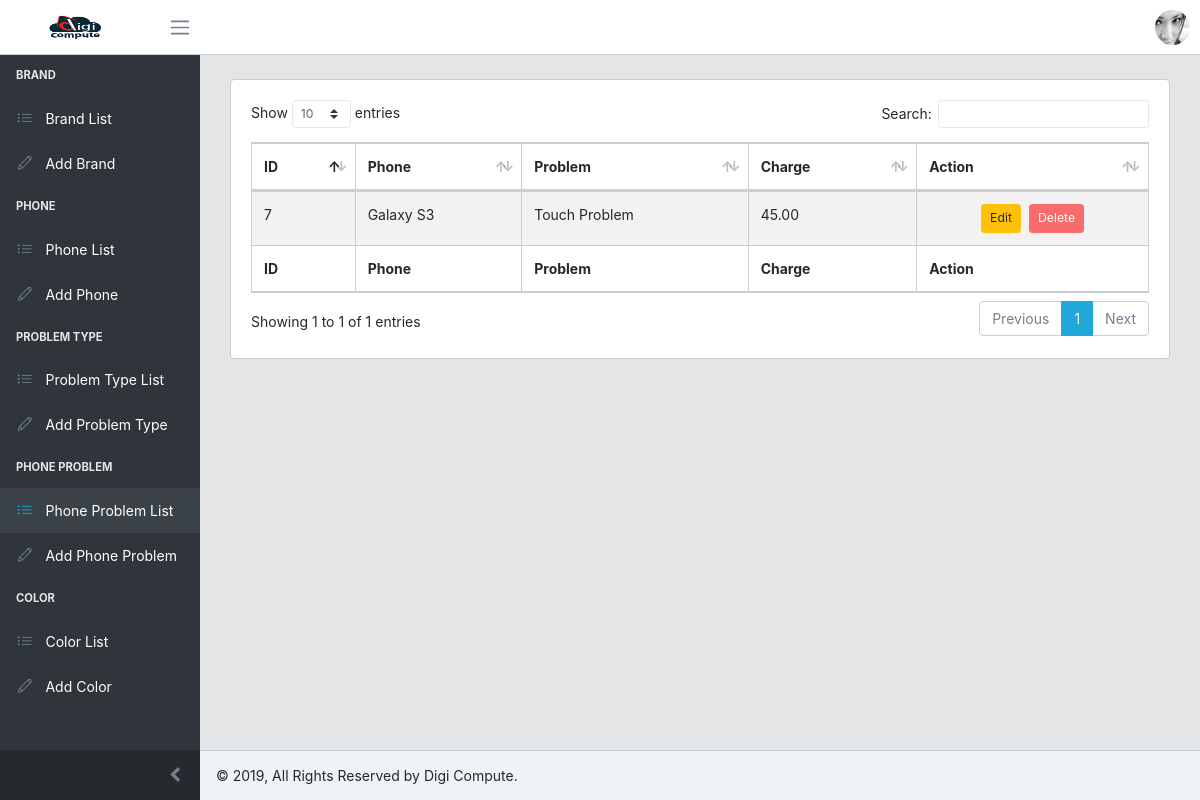
/dashboard/phone_problems/ (signed in), run on the app's committed database.
### repair/models.py (models this page shows, shortened)
class PhoneProblem(models.Model):
    phone = models.ForeignKey('Phone', on_delete=models.CASCADE)
    problem = models.ForeignKey('Problem', on_delete=models.CASCADE)
    charge = models.DecimalField(max_digits=10, decimal_places=2)

class Phone(models.Model):
    name = models.CharField(max_length=50, unique=True)
    brand = models.ForeignKey('Brand', on_delete=models.CASCADE)
    image = models.ImageField(upload_to='phone_images')
    def __str__(self):
        return self.name

class Problem(models.Model):
    name = models.CharField(max_length=50, unique=True)
    description = models.TextField(null=True, blank=True)
    def __str__(self):
        return self.name

### repair/views.py (the view)
# urls.py: path('dashboard/phone_problems/', views.DashboardPhoneProblemListView.as_view(), name='dashboard_phone_problem_list'),
class DashboardPhoneProblemListView(ListView):
    model = PhoneProblem
    template_name = 'repair/dashboard_phone_problem_list.html'

### repair/templates/repair/dashboard_phone_problem_list.html (shortened to what this page needs)
{% extends 'admin_base.html' %}
{% load static %}
{% block content %}
    <div class="card mt-4">
        <div class="card-body">
            <table id="example" class="table table-striped table-bordered" style="width:100%">
        <thead>
            <tr>
                <th>ID</th>
                <th>Phone</th>
                <th>Problem</th>
                <th>Charge</th>
                <th>Action</th>
            </tr>
        </thead>
        <tbody>
            {% for phone_problem in object_list %}
            <tr>
                <td>{{ phone_problem.id }}</td>
                <td>{{ phone_problem.phone }}</td>
                <td>{{ phone_problem.problem }}</td>
                <td>{{ phone_problem.charge }}</td>
                <td class="text-center"><form action="" method="POST">{% csrf_token %}<a href="" class="btn btn-sm btn-warning mr-2">Edit</a><button class="btn btn-sm btn-danger confirm-delete">Delete</button></form></td>
            </tr>
            {% endfor %}
        </tbody>
        <tfoot>
            <tr>
                <th>ID</th>
                <th>Phone</th>
                <th>Problem</th>
                <th>Charge</th>
                <th>Action</th>
            </tr>
        </tfoot>
    </table>
        </div>
    </div>
{% endblock %}

### data on the page
PhoneProblem: id "7", phone "Galaxy S3", problem "Touch Problem", charge "45.00"
